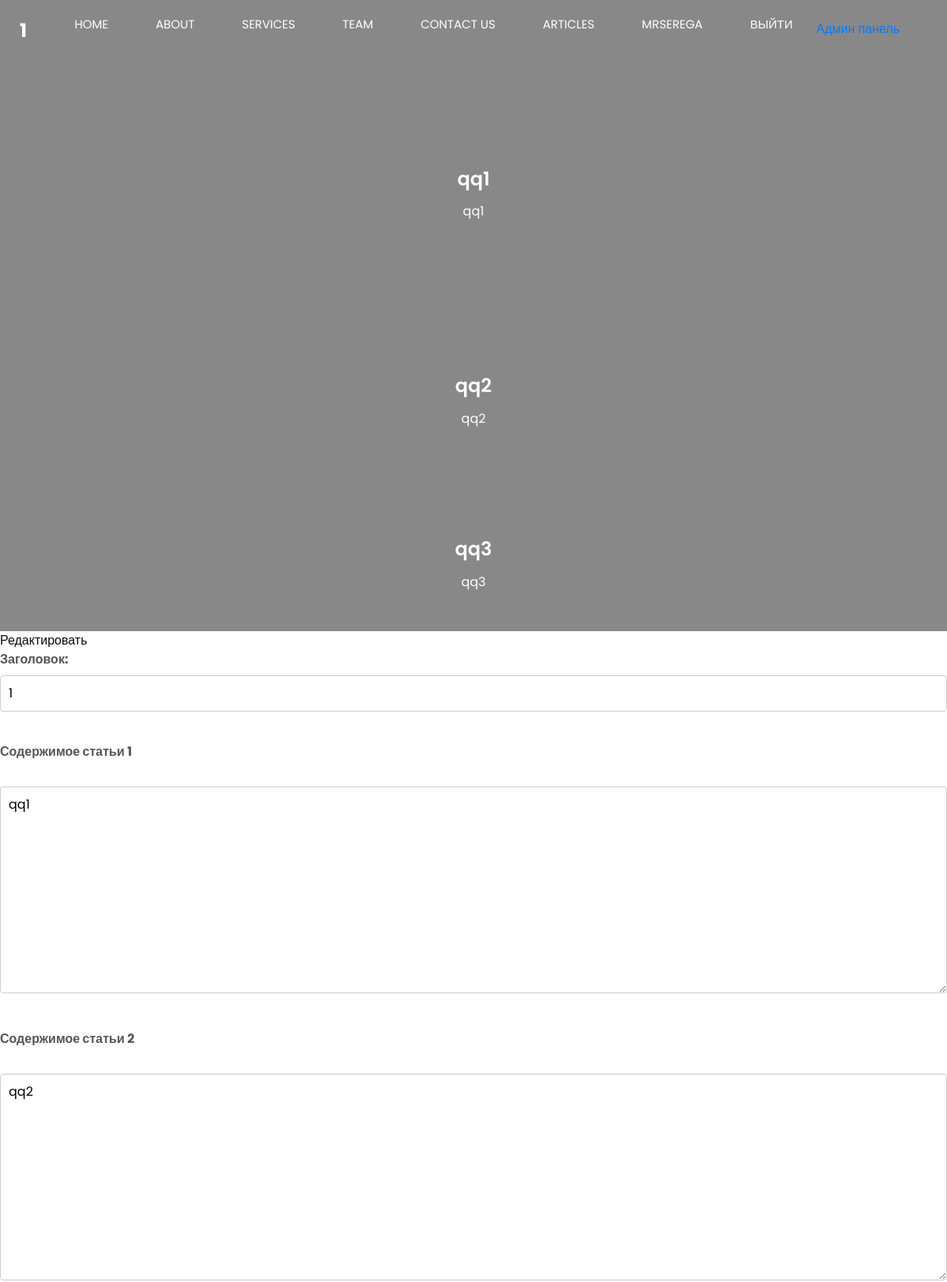
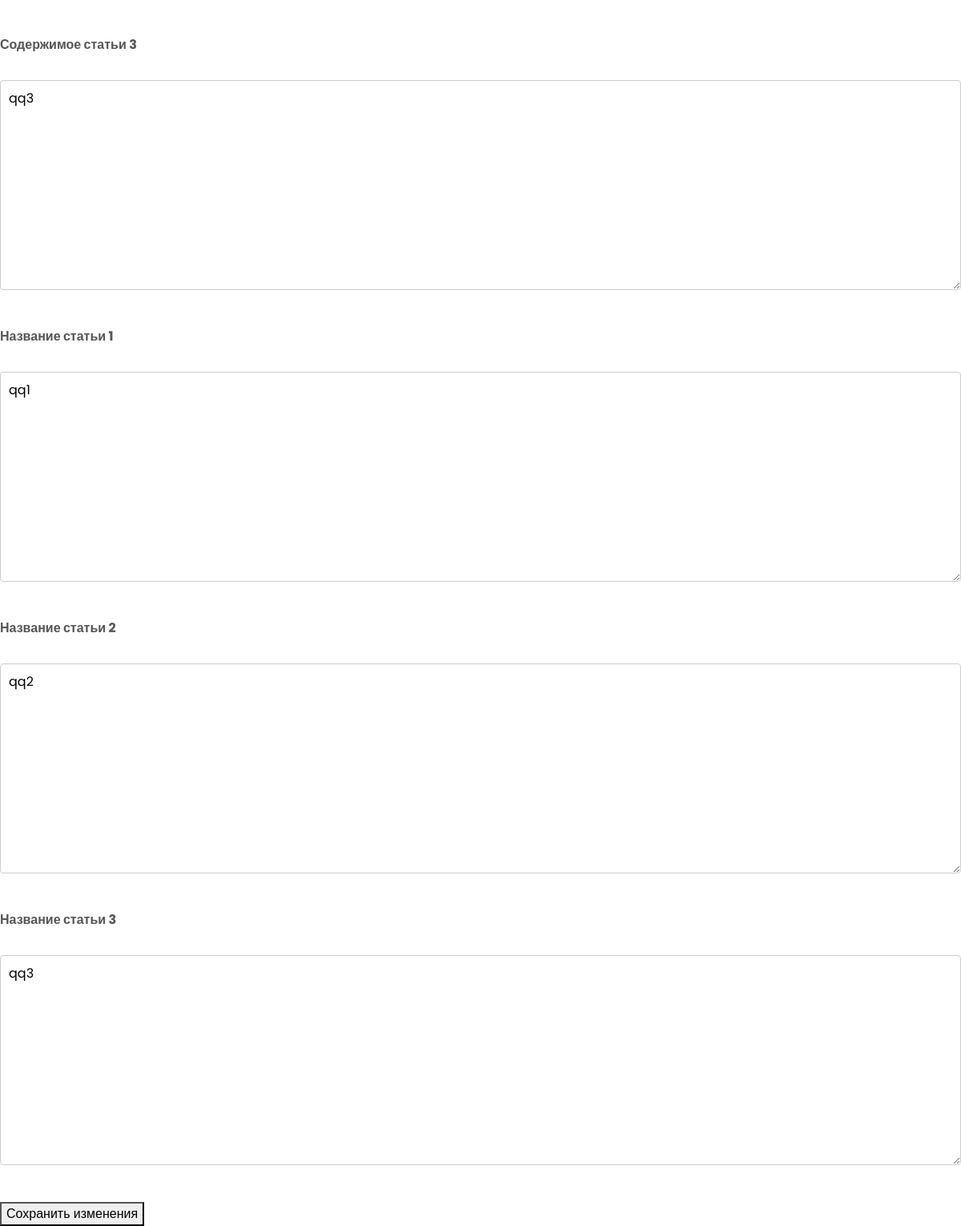
The page /page/1 (signed in) on the database its author committed (2 pictures, top to bottom).
### app.py (models this page shows, shortened)
class Page(db.Model):
    id = db.Column(db.Integer, primary_key=True)
    title = db.Column(db.String, nullable=False)
    content1 = db.Column(db.Text, nullable=False)
    content2 = db.Column(db.Text, nullable=False)
    content3 = db.Column(db.Text, nullable=False)
    content_title1 = db.Column(db.Text, nullable=False)
    content_title2 = db.Column(db.Text, nullable=False)
    content_title3 = db.Column(db.Text, nullable=False)
    age = db.Column(db.Integer)

class User(db.Model):
    id = db.Column(db.Integer, primary_key=True)
    email = db.Column(db.String, nullable=False, unique=True)
    password = db.Column(db.String)
    role = db.Column(db.String, default='user')
    age = db.Column(db.Integer)

### app.py (the view, shortened to what this page needs)
@app.route("/page/<int:page_id>", methods=["GET", "POST"])
def view_page(page_id):
    page = Page.query.get_or_404(page_id)
    is_admin = current_user.is_authenticated and current_user.role == "admin"
    return render_template("view_page.html", page=page, is_admin=is_admin)

### app.py (called while the page is built)
@login_manager.user_loader
def load_user(user_id):
    return User.query.get(int(user_id))

@app.context_processor
def inject_pages():
    pages = Page.query.all()  # Получить все страницы
    return dict(pages=pages)

### templates/view_page.html (shortened to what this page needs)
<!DOCTYPE html>
<html lang="en">
<head>
    <link href="{{ url_for('static', filename='css/bootstrap.css') }}" rel="stylesheet" />
    <link rel="stylesheet" type="text/css" href="{{ url_for('static', filename='css/add_page.css') }}">
    <link href="https://cdnjs.cloudflare.com/ajax/libs/OwlCarousel2/2.3.4/assets/owl.carousel.min.css"
        rel="stylesheet" />
    <link href="https://cdnjs.cloudflare.com/ajax/libs/jquery-nice-select/1.1.0/css/nice-select.min.css"
 rel="stylesheet" />
    <link href="{{ url_for('static', filename='css/font-awesome.min.css') }}" rel="stylesheet" />
    <link href="{{ url_for('static', filename='css/style.css') }}" rel="stylesheet" />
    <link href="{{ url_for('static', filename='css/responsive.css') }}" rel="stylesheet" />
</head>
<body>
    <div class="hero_area div1">
        <div class="hero_bg_box">
            <img src="{{ url_for('static', filename=page.image_path) }}" alt="Image">
        </div>
        <header class="header_section">
            <div class="header_bottom">
                <div class="container-fluid">
                    <nav class="navbar navbar-expand-lg custom_nav-container ">
                        <a class="navbar-brand " href="/"> {{ page.title }} </a>
                        <div class="collapse navbar-collapse" id="navbarSupportedContent">
                            <ul class="navbar-nav  ">
                                <li class="nav-item active">
                                    <a class="nav-link" href="#">Home <span class="sr-only">(current)</span></a>
                                </li>
                                <li class="nav-item">
                                    <a class="nav-link" href="/about"> About</a>
                                </li>
                                <li class="nav-item">
                                    <a class="nav-link" href="/service">Services</a>
                                </li>
                                <li class="nav-item">
                                    <a class="nav-link" href="/team"> Team </a>
                                </li>
                                <li class="nav-item">
                                    <a class="nav-link" href="/contact">Contact Us</a>
                                </li>
                                <li class="dropdown nav-item">
                                    <a href="#" class="nav-link">Articles</a>
                                </li>
                                <li class="nav-item">
                                    <a class="nav-link" href="#">
                                        <span>
                                            <p>{{ current_user.email }}</p>
                                        </span>
                                    </a>
                                </li>
                                {% if current_user.is_authenticated %}
                                <li class="nav-item">
                                    <a class="nav-link" href="{{ url_for('logout') }}">Выйти</a>
                                    {% else %}
                                </li>
                                <li class="nav-item">
                                    <a class="nav-link" href="{{ url_for('login_menu') }}">Login</a>
                                    {% endif %}
                                </li>
                                <li class="nav-item">
                                    <a class="nav-link" href="#">
                                        <span>
                                            {% if current_user.is_authenticated and current_user.role == 'admin' %}
                                            <a href="/admin/add_page">Админ панель</a>
                                            {% endif %}
                                        </span>
                                    </a>
                                </li>
                                <form class="form-inline justify-content-center">
                                    <button class="btn  my-2 my-sm-0 nav_search-btn" type="submit">
                                    </button>
                                </form>
                            </ul>
                        </div>
                    </nav>
                </div>
            </div>
        </header>
        <section class="slider_section ">
            <div id="customCarousel1" class="carousel slide" data-ride="carousel">
                <div class="carousel-inner">
                    <div class="carousel-item active">
                        <div class="container text-container center-box">
                            <div class="row">
                                <div class="col-lg-10 col-md-11 mx-auto">
                                    <div class="detail-box text-container">
                                        <h1>
                                            {{ page.content_title1 }}
                                        </h1>
                                        <p>
                                            {{ page.content1 }}
                                        </p>
                                    </div>
                                </div>
                            </div>
                        </div>
                    </div>
                </div>
            </div>
        </section>
        <section class="slider_section ">
            <div id="customCarousel1" class="carousel slide" data-ride="carousel">
                <div class="carousel-inner">
                    <div class="carousel-item active">
                        <div class="container text-container center-box">
                            <div class="row">
                                <div class="col-lg-10 col-md-11 mx-auto">
                                    <div class="detail-box text-container">
                                        <h1>
                                            {{ page.content_title2 }}
                                        </h1>
                                        <p>
                                            {{ page.content2 }}
                                        </p>
                                    </div>
                                </div>
                            </div>
                        </div>
                    </div>
                </div>
            </div>
        </section>
        <section class="slider_section ">
            <div id="customCarousel1" class="carousel slide" data-ride="carousel">
                <div class="carousel-inner">
                    <div class="carousel-item active">
                        <div class="text-container center-box">
                            <div class="row">
                                <div class="col-lg-10 col-md-11 mx-auto">
                                    <div class="detail-box">
                                        <h1>
                                            {{ page.content_title3 }}
                                        </h1>
                                        <p>
                                            {{ page.content3 }}
                                        </p>
                                    </div>
                                </div>
                            </div>
                        </div>
                    </div>
                </div>
            </div>
        </section>
    </div>
    {% if is_admin %}
    <div class=".back1">
        <span class="edit-btn" onclick="toggleEditForm()">Редактировать</span>
        <form action="/edit_page/{{ page.id }}" method="POST">
            <label for="title">Заголовок:</label>
            <input type="text" id="title" name="title" value="{{ page.title }}" required><br><br>
            <label for="content1">Содержимое статьи 1</label><br>
            <textarea id="content1" name="content1" rows="10" cols="50" required>{{ page.content1 }}</textarea><br><br>
            <label for="content2">Содержимое статьи 2</label><br>
            <textarea id="content2" name="content2" rows="10" cols="50" required>{{ page.content2 }}</textarea><br><br>
            <label for="content3">Содержимое статьи 3</label><br>
            <textarea id="content3" name="content3" rows="10" cols="50" required>{{ page.content3 }}</textarea><br><br>
            <label for="content_title1">Название статьи 1</label><br>
            <textarea id="content_title1" name="content_title1" rows="10" cols="50"
                required>{{ page.content_title1 }}</textarea><br><br>
            <label for="content_title2">Название статьи 2</label><br>
            <textarea id="content_title2" name="content_title2" rows="10" cols="50"
                required>{{ page.content_title2 }}</textarea><br><br>
            <label for="content_title3">Название статьи 3</label><br>
            <textarea id="content_title3" name="content_title3" rows="10" cols="50"
                required>{{ page.content_title3 }}</textarea><br><br>
            <button type="submit">Сохранить изменения</button>
        </form>
    </div>
    {% endif %}
</body>
</html>

### static/css/add_page.css (style rules this page uses)
h1 { font-size: 24px; text-align: center; color: #333; margin-bottom: 20px; }
label { font-weight: bold; display: block; margin-bottom: 8px; color: #555; }
input[type="text"], textarea { width: 100%; padding: 10px; margin-bottom: 15px; border: 1px solid #ccc; border-radius: 4px; box-sizing: border-box; font-size: 16px; }
.div1 { background-color: #898888; }
textarea { resize: vertical; }

### static/css/style.css (style rules this page uses)
body { font-family: 'Poppins', sans-serif; color: #0c0c0c; background-color: #ffffff; overflow-x: hidden; }
a, a:hover, a:focus { text-decoration: none; }
.btn, .btn:focus { outline: none !important; -webkit-box-shadow: none; box-shadow: none; }
.hero_area { position: relative; min-height: 100vh; display: -webkit-box; display: -ms-flexbox; display: flex; -webkit-box-orient: vertical; -webkit-box-direction: normal; -ms-flex-direction: column; flex-direction: column; }
.hero_area .hero_bg_box { position: absolute; top: 0; left: 0; width: 100%; height: 100%; overflow: hidden; z-index: -1; }
.hero_area .hero_bg_box img { width: auto; height: auto; min-width: 100%; min-height: 100%; }
.hero_area .hero_bg_box::before { content: ""; position: absolute; top: 0; left: 0; width: 100%; height: 100%; background: -webkit-gradient(linear, left top, right top, from(rgba(0, 0, 0, 0.9)), to(rgba(0, 0, 0, 0.7))); background: linear-gradient(to right, rgba(0, 0, 0, 0.9), rgba(0, 0, 0, 0.7)); }
.header_section .header_bottom { padding: 15px 0; }
.header_section .header_bottom .container-fluid { padding-right: 25px; padding-left: 25px; }
.navbar-brand { color: #ffffff; font-weight: bold; font-size: 24px; }
.custom_nav-container { padding: 0; }
.custom_nav-container .navbar-nav { margin-left: auto; }
.custom_nav-container .navbar-nav .nav-item .nav-link { padding: 5px 30px; color: #ffffff; text-align: center; text-transform: uppercase; border-radius: 5px; font-size: 15px; -webkit-transition: all .3s; transition: all .3s; }
.custom_nav-container .nav_search-btn { width: 35px; height: 35px; padding: 0; border: none; color: #ffffff; }
.slider_section { -webkit-box-flex: 1; -ms-flex: 1; flex: 1; display: -webkit-box; display: -ms-flexbox; display: flex; -webkit-box-align: center; -ms-flex-align: center; align-items: center; }
.slider_section .row { -webkit-box-align: center; -ms-flex-align: center; align-items: center; }
.slider_section #customCarousel1 { width: 100%; position: unset; }
.slider_section .detail-box { color: #ffffff; text-align: center; }
.slider_section .detail-box h1 { font-weight: 600; margin-bottom: 15px; color: #ffffff; }

### static/css/responsive.css (style rules this page uses)
@media (min-width: 1200px) { .container { max-width: 1170px; } }
.text-container { width: 1100px; padding: 10px; word-wrap: break-word; overflow-wrap: break-word; white-space: normal; text-align: center; margin: 0 auto; max-width: 100%; overflow-x: hidden; margin-top: 45px; }

### rows shown on the page
Page: title "1", content_title1 "qq1", content1 "qq1", content_title2 "qq2", content2 "qq2", content_title3 "qq3", content3 "qq3"
User: email "MRSEREGA"
